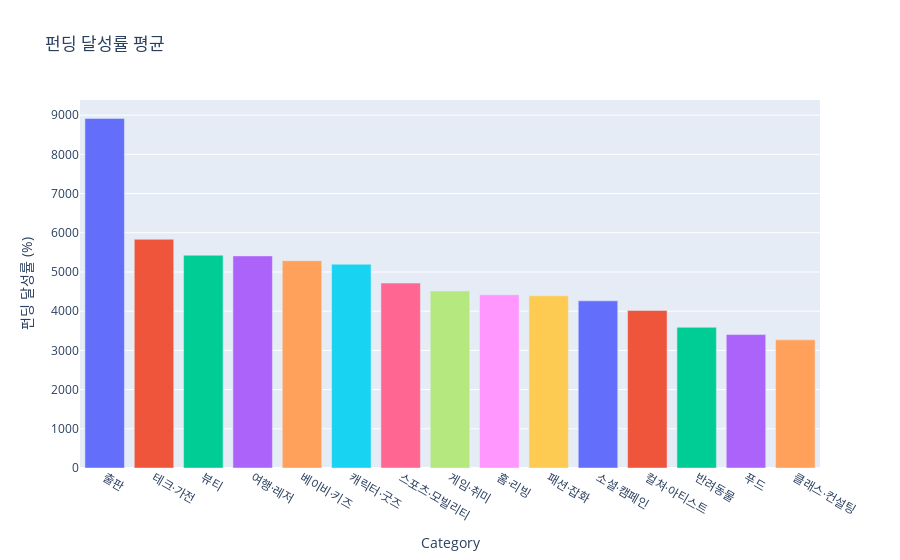
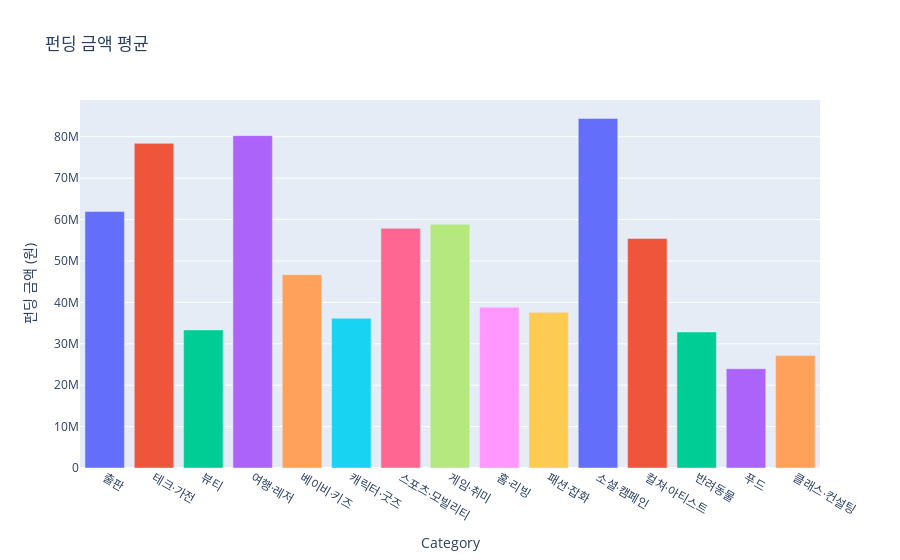
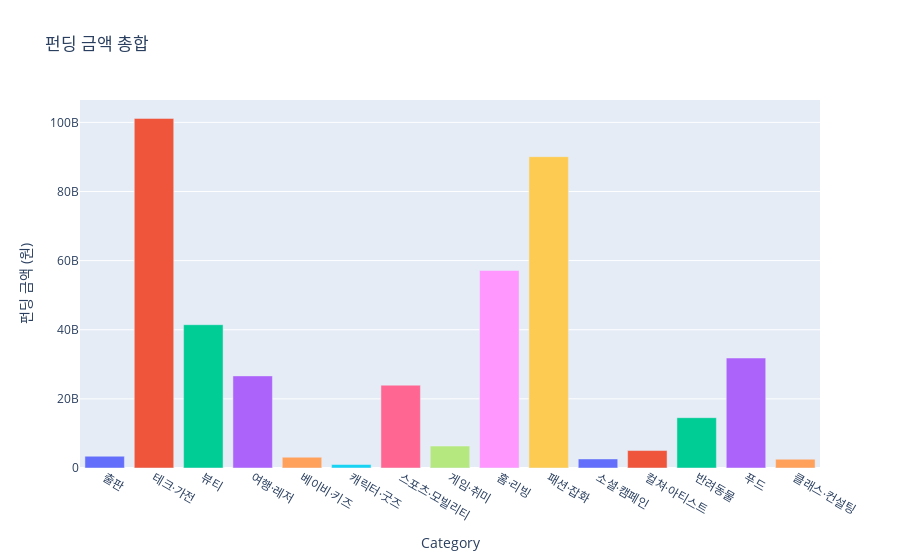
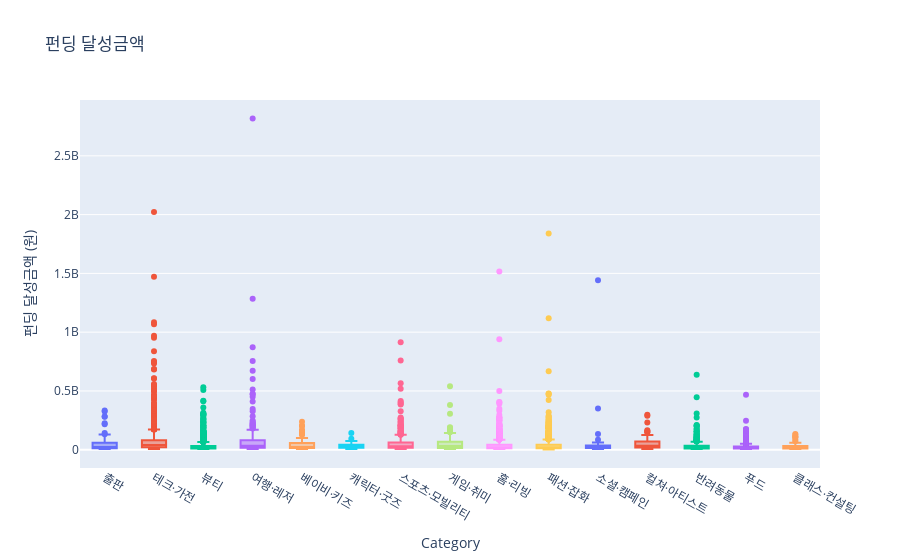

Source (notebook cell) for these figures, in order:
### Code cell
fig = px.bar(df_group, x="Category", y="FundPercentage", color="Category", title="펀딩 달성률 평균")
# fig = px.bar(df_group, x="Category", y="FundPercentage", color_discrete_sequence=color_scale, title="펀딩 달성률")
fig.update_layout(showlegend=False, yaxis_title="펀딩 달성률 (%)")
fig.show()

fig2 = px.bar(df_group, x="Category", y="FundAmount", color="Category", title="펀딩 금액 평균")
fig2.update_layout(showlegend=False, yaxis_title="펀딩 금액 (원)")
fig2.show()

fig3 = px.bar(df_group_sum, x="Category", y="FundAmount", color="Category", title="펀딩 금액 총합")
fig3.update_layout(showlegend=False, yaxis_title="펀딩 금액 (원)")
fig3.show()

fig4 = px.box(df_raw, x="Category", y="FundAmount", color="Category", title="펀딩 달성금액")
fig4.update_layout(showlegend=False, yaxis_title="펀딩 달성금액 (원)")
fig4.show()

### Figure 1 — Plotly figure (JSON) as saved in the notebook; plotly's stock layout.template omitted (floating-point values rounded to 4 significant figures)
{"data": [{"alignmentgroup": "True", "hovertemplate": "Category=%{x}<br>FundPercentage=%{y}<extra></extra>", "legendgroup": "출판", "marker": {"color": "#636efa", "pattern": {"shape": ""}}, "name": "출판", "offsetgroup": "출판", "orientation": "v", "showlegend": true, "textposition": "auto", "type": "bar", "x": ["출판"], "xaxis": "x", "y": [8917.0], "yaxis": "y"}, {"alignmentgroup": "True", "hovertemplate": "Category=%{x}<br>FundPercentage=%{y}<extra></extra>", "legendgroup": "테크·가전", "marker": {"color": "#EF553B", "pattern": {"shape": ""}}, "name": "테크·가전", "offsetgroup": "테크·가전", "orientation": "v", "showlegend": true, "textposition": "auto", "type": "bar", "x": ["테크·가전"], "xaxis": "x", "y": [5834.0], "yaxis": "y"}, {"alignmentgroup": "True", "hovertemplate": "Category=%{x}<br>FundPercentage=%{y}<extra></extra>", "legendgroup": "뷰티", "marker": {"color": "#00cc96", "pattern": {"shape": ""}}, "name": "뷰티", "offsetgroup": "뷰티", "orientation": "v", "showlegend": true, "textposition": "auto", "type": "bar", "x": ["뷰티"], "xaxis": "x", "y": [5427.0], "yaxis": "y"}, {"alignmentgroup": "True", "hovertemplate": "Category=%{x}<br>FundPercentage=%{y}<extra></extra>", "legendgroup": "여행·레저", "marker": {"color": "#ab63fa", "pattern": {"shape": ""}}, "name": "여행·레저", "offsetgroup": "여행·레저", "orientation": "v", "showlegend": true, "textposition": "auto", "type": "bar", "x": ["여행·레저"], "xaxis": "x", "y": [5410.0], "yaxis": "y"}, {"alignmentgroup": "True", "hovertemplate": "Category=%{x}<br>FundPercentage=%{y}<extra></extra>", "legendgroup": "베이비·키즈", "marker": {"color": "#FFA15A", "pattern": {"shape": ""}}, "name": "베이비·키즈", "offsetgroup": "베이비·키즈", "orientation": "v", "showlegend": true, "textposition": "auto", "type": "bar", "x": ["베이비·키즈"], "xaxis": "x", "y": [5287.0], "yaxis": "y"}, {"alignmentgroup": "True", "hovertemplate": "Category=%{x}<br>FundPercentage=%{y}<extra></extra>", "legendgroup": "캐릭터·굿즈", "marker": {"color": "#19d3f3", "pattern": {"shape": ""}}, "name": "캐릭터·굿즈", "offsetgroup": "캐릭터·굿즈", "orientation": "v", "showlegend": true, "textposition": "auto", "type": "bar", "x": ["캐릭터·굿즈"], "xaxis": "x", "y": [5199.0], "yaxis": "y"}, {"alignmentgroup": "True", "hovertemplate": "Category=%{x}<br>FundPercentage=%{y}<extra></extra>", "legendgroup": "스포츠·모빌리티", "marker": {"color": "#FF6692", "pattern": {"shape": ""}}, "name": "스포츠·모빌리티", "offsetgroup": "스포츠·모빌리티", "orientation": "v", "showlegend": true, "textposition": "auto", "type": "bar", "x": ["스포츠·모빌리티"], "xaxis": "x", "y": [4717.0], "yaxis": "y"}, {"alignmentgroup": "True", "hovertemplate": "Category=%{x}<br>FundPercentage=%{y}<extra></extra>", "legendgroup": "게임·취미", "marker": {"color": "#B6E880", "pattern": {"shape": ""}}, "name": "게임·취미", "offsetgroup": "게임·취미", "orientation": "v", "showlegend": true, "textposition": "auto", "type": "bar", "x": ["게임·취미"], "xaxis": "x", "y": [4518.0], "yaxis": "y"}, {"alignmentgroup": "True", "hovertemplate": "Category=%{x}<br>FundPercentage=%{y}<extra></extra>", "legendgroup": "홈·리빙", "marker": {"color": "#FF97FF", "pattern": {"shape": ""}}, "name": "홈·리빙", "offsetgroup": "홈·리빙", "orientation": "v", "showlegend": true, "textposition": "auto", "type": "bar", "x": ["홈·리빙"], "xaxis": "x", "y": [4419.0], "yaxis": "y"}, {"alignmentgroup": "True", "hovertemplate": "Category=%{x}<br>FundPercentage=%{y}<extra></extra>", "legendgroup": "패션·잡화", "marker": {"color": "#FECB52", "pattern": {"shape": ""}}, "name": "패션·잡화", "offsetgroup": "패션·잡화", "orientation": "v", "showlegend": true, "textposition": "auto", "type": "bar", "x": ["패션·잡화"], "xaxis": "x", "y": [4393.0], "yaxis": "y"}, {"alignmentgroup": "True", "hovertemplate": "Category=%{x}<br>FundPercentage=%{y}<extra></extra>", "legendgroup": "소셜·캠페인", "marker": {"color": "#636efa", "pattern": {"shape": ""}}, "name": "소셜·캠페인", "offsetgroup": "소셜·캠페인", "orientation": "v", "showlegend": true, "textposition": "auto", "type": "bar", "x": ["소셜·캠페인"], "xaxis": "x", "y": [4264.0], "yaxis": "y"}, {"alignmentgroup": "True", "hovertemplate": "Category=%{x}<br>FundPercentage=%{y}<extra></extra>", "legendgroup": "컬쳐·아티스트", "marker": {"color": "#EF553B", "pattern": {"shape": ""}}, "name": "컬쳐·아티스트", "offsetgroup": "컬쳐·아티스트", "orientation": "v", "showlegend": true, "textposition": "auto", "type": "bar", "x": ["컬쳐·아티스트"], "xaxis": "x", "y": [4019.0], "yaxis": "y"}, {"alignmentgroup": "True", "hovertemplate": "Category=%{x}<br>FundPercentage=%{y}<extra></extra>", "legendgroup": "반려동물", "marker": {"color": "#00cc96", "pattern": {"shape": ""}}, "name": "반려동물", "offsetgroup": "반려동물", "orientation": "v", "showlegend": true, "textposition": "auto", "type": "bar", "x": ["반려동물"], "xaxis": "x", "y": [3589.0], "yaxis": "y"}, {"alignmentgroup": "True", "hovertemplate": "Category=%{x}<br>FundPercentage=%{y}<extra></extra>", "legendgroup": "푸드", "marker": {"color": "#ab63fa", "pattern": {"shape": ""}}, "name": "푸드", "offsetgroup": "푸드", "orientation": "v", "showlegend": true, "textposition": "auto", "type": "bar", "x": ["푸드"], "xaxis": "x", "y": [3403.0], "yaxis": "y"}, {"alignmentgroup": "True", "hovertemplate": "Category=%{x}<br>FundPercentage=%{y}<extra></extra>", "legendgroup": "클래스·컨설팅", "marker": {"color": "#FFA15A", "pattern": {"shape": ""}}, "name": "클래스·컨설팅", "offsetgroup": "클래스·컨설팅", "orientation": "v", "showlegend": true, "textposition": "auto", "type": "bar", "x": ["클래스·컨설팅"], "xaxis": "x", "y": [3268.0], "yaxis": "y"}], "layout": {"barmode": "relative", "legend": {"title": {"text": "Category"}, "tracegroupgap": 0}, "showlegend": false, "title": {"text": "펀딩 달성률 평균"}, "xaxis": {"anchor": "y", "categoryarray": ["출판", "테크·가전", "뷰티", "여행·레저", "베이비·키즈", "캐릭터·굿즈", "스포츠·모빌리티", "게임·취미", "홈·리빙", "패션·잡화", "소셜·캠페인", "컬쳐·아티스트", "반려동물", "푸드", "클래스·컨설팅"], "categoryorder": "array", "domain": [0, 1], "title": {"text": "Category"}}, "yaxis": {"anchor": "x", "domain": [0, 1], "title": {"text": "펀딩 달성률 (%)"}}}}

### Figure 2 — Plotly figure (JSON) as saved in the notebook; plotly's stock layout.template omitted (floating-point values rounded to 4 significant figures)
{"data": [{"alignmentgroup": "True", "hovertemplate": "Category=%{x}<br>FundAmount=%{y}<extra></extra>", "legendgroup": "출판", "marker": {"color": "#636efa", "pattern": {"shape": ""}}, "name": "출판", "offsetgroup": "출판", "orientation": "v", "showlegend": true, "textposition": "auto", "type": "bar", "x": ["출판"], "xaxis": "x", "y": [61934055], "yaxis": "y"}, {"alignmentgroup": "True", "hovertemplate": "Category=%{x}<br>FundAmount=%{y}<extra></extra>", "legendgroup": "테크·가전", "marker": {"color": "#EF553B", "pattern": {"shape": ""}}, "name": "테크·가전", "offsetgroup": "테크·가전", "orientation": "v", "showlegend": true, "textposition": "auto", "type": "bar", "x": ["테크·가전"], "xaxis": "x", "y": [78410000.0], "yaxis": "y"}, {"alignmentgroup": "True", "hovertemplate": "Category=%{x}<br>FundAmount=%{y}<extra></extra>", "legendgroup": "뷰티", "marker": {"color": "#00cc96", "pattern": {"shape": ""}}, "name": "뷰티", "offsetgroup": "뷰티", "orientation": "v", "showlegend": true, "textposition": "auto", "type": "bar", "x": ["뷰티"], "xaxis": "x", "y": [33350000.0], "yaxis": "y"}, {"alignmentgroup": "True", "hovertemplate": "Category=%{x}<br>FundAmount=%{y}<extra></extra>", "legendgroup": "여행·레저", "marker": {"color": "#ab63fa", "pattern": {"shape": ""}}, "name": "여행·레저", "offsetgroup": "여행·레저", "orientation": "v", "showlegend": true, "textposition": "auto", "type": "bar", "x": ["여행·레저"], "xaxis": "x", "y": [80280000.0], "yaxis": "y"}, {"alignmentgroup": "True", "hovertemplate": "Category=%{x}<br>FundAmount=%{y}<extra></extra>", "legendgroup": "베이비·키즈", "marker": {"color": "#FFA15A", "pattern": {"shape": ""}}, "name": "베이비·키즈", "offsetgroup": "베이비·키즈", "orientation": "v", "showlegend": true, "textposition": "auto", "type": "bar", "x": ["베이비·키즈"], "xaxis": "x", "y": [46680000.0], "yaxis": "y"}, {"alignmentgroup": "True", "hovertemplate": "Category=%{x}<br>FundAmount=%{y}<extra></extra>", "legendgroup": "캐릭터·굿즈", "marker": {"color": "#19d3f3", "pattern": {"shape": ""}}, "name": "캐릭터·굿즈", "offsetgroup": "캐릭터·굿즈", "orientation": "v", "showlegend": true, "textposition": "auto", "type": "bar", "x": ["캐릭터·굿즈"], "xaxis": "x", "y": [36170000.0], "yaxis": "y"}, {"alignmentgroup": "True", "hovertemplate": "Category=%{x}<br>FundAmount=%{y}<extra></extra>", "legendgroup": "스포츠·모빌리티", "marker": {"color": "#FF6692", "pattern": {"shape": ""}}, "name": "스포츠·모빌리티", "offsetgroup": "스포츠·모빌리티", "orientation": "v", "showlegend": true, "textposition": "auto", "type": "bar", "x": ["스포츠·모빌리티"], "xaxis": "x", "y": [57900000.0], "yaxis": "y"}, {"alignmentgroup": "True", "hovertemplate": "Category=%{x}<br>FundAmount=%{y}<extra></extra>", "legendgroup": "게임·취미", "marker": {"color": "#B6E880", "pattern": {"shape": ""}}, "name": "게임·취미", "offsetgroup": "게임·취미", "orientation": "v", "showlegend": true, "textposition": "auto", "type": "bar", "x": ["게임·취미"], "xaxis": "x", "y": [58890000.0], "yaxis": "y"}, {"alignmentgroup": "True", "hovertemplate": "Category=%{x}<br>FundAmount=%{y}<extra></extra>", "legendgroup": "홈·리빙", "marker": {"color": "#FF97FF", "pattern": {"shape": ""}}, "name": "홈·리빙", "offsetgroup": "홈·리빙", "orientation": "v", "showlegend": true, "textposition": "auto", "type": "bar", "x": ["홈·리빙"], "xaxis": "x", "y": [38830000.0], "yaxis": "y"}, {"alignmentgroup": "True", "hovertemplate": "Category=%{x}<br>FundAmount=%{y}<extra></extra>", "legendgroup": "패션·잡화", "marker": {"color": "#FECB52", "pattern": {"shape": ""}}, "name": "패션·잡화", "offsetgroup": "패션·잡화", "orientation": "v", "showlegend": true, "textposition": "auto", "type": "bar", "x": ["패션·잡화"], "xaxis": "x", "y": [37600000.0], "yaxis": "y"}, {"alignmentgroup": "True", "hovertemplate": "Category=%{x}<br>FundAmount=%{y}<extra></extra>", "legendgroup": "소셜·캠페인", "marker": {"color": "#636efa", "pattern": {"shape": ""}}, "name": "소셜·캠페인", "offsetgroup": "소셜·캠페인", "orientation": "v", "showlegend": true, "textposition": "auto", "type": "bar", "x": ["소셜·캠페인"], "xaxis": "x", "y": [84440000.0], "yaxis": "y"}, {"alignmentgroup": "True", "hovertemplate": "Category=%{x}<br>FundAmount=%{y}<extra></extra>", "legendgroup": "컬쳐·아티스트", "marker": {"color": "#EF553B", "pattern": {"shape": ""}}, "name": "컬쳐·아티스트", "offsetgroup": "컬쳐·아티스트", "orientation": "v", "showlegend": true, "textposition": "auto", "type": "bar", "x": ["컬쳐·아티스트"], "xaxis": "x", "y": [55450000.0], "yaxis": "y"}, {"alignmentgroup": "True", "hovertemplate": "Category=%{x}<br>FundAmount=%{y}<extra></extra>", "legendgroup": "반려동물", "marker": {"color": "#00cc96", "pattern": {"shape": ""}}, "name": "반려동물", "offsetgroup": "반려동물", "orientation": "v", "showlegend": true, "textposition": "auto", "type": "bar", "x": ["반려동물"], "xaxis": "x", "y": [32850000.0], "yaxis": "y"}, {"alignmentgroup": "True", "hovertemplate": "Category=%{x}<br>FundAmount=%{y}<extra></extra>", "legendgroup": "푸드", "marker": {"color": "#ab63fa", "pattern": {"shape": ""}}, "name": "푸드", "offsetgroup": "푸드", "orientation": "v", "showlegend": true, "textposition": "auto", "type": "bar", "x": ["푸드"], "xaxis": "x", "y": [23970000.0], "yaxis": "y"}, {"alignmentgroup": "True", "hovertemplate": "Category=%{x}<br>FundAmount=%{y}<extra></extra>", "legendgroup": "클래스·컨설팅", "marker": {"color": "#FFA15A", "pattern": {"shape": ""}}, "name": "클래스·컨설팅", "offsetgroup": "클래스·컨설팅", "orientation": "v", "showlegend": true, "textposition": "auto", "type": "bar", "x": ["클래스·컨설팅"], "xaxis": "x", "y": [27150000.0], "yaxis": "y"}], "layout": {"barmode": "relative", "legend": {"title": {"text": "Category"}, "tracegroupgap": 0}, "showlegend": false, "title": {"text": "펀딩 금액 평균"}, "xaxis": {"anchor": "y", "categoryarray": ["출판", "테크·가전", "뷰티", "여행·레저", "베이비·키즈", "캐릭터·굿즈", "스포츠·모빌리티", "게임·취미", "홈·리빙", "패션·잡화", "소셜·캠페인", "컬쳐·아티스트", "반려동물", "푸드", "클래스·컨설팅"], "categoryorder": "array", "domain": [0, 1], "title": {"text": "Category"}}, "yaxis": {"anchor": "x", "domain": [0, 1], "title": {"text": "펀딩 금액 (원)"}}}}

### Figure 3 — Plotly figure (JSON) as saved in the notebook; plotly's stock layout.template omitted (floating-point values rounded to 4 significant figures)
{"data": [{"alignmentgroup": "True", "hovertemplate": "Category=%{x}<br>FundAmount=%{y}<extra></extra>", "legendgroup": "출판", "marker": {"color": "#636efa", "pattern": {"shape": ""}}, "name": "출판", "offsetgroup": "출판", "orientation": "v", "showlegend": true, "textposition": "auto", "type": "bar", "x": ["출판"], "xaxis": "x", "y": [3406373025], "yaxis": "y"}, {"alignmentgroup": "True", "hovertemplate": "Category=%{x}<br>FundAmount=%{y}<extra></extra>", "legendgroup": "테크·가전", "marker": {"color": "#EF553B", "pattern": {"shape": ""}}, "name": "테크·가전", "offsetgroup": "테크·가전", "orientation": "v", "showlegend": true, "textposition": "auto", "type": "bar", "x": ["테크·가전"], "xaxis": "x", "y": [101146987076], "yaxis": "y"}, {"alignmentgroup": "True", "hovertemplate": "Category=%{x}<br>FundAmount=%{y}<extra></extra>", "legendgroup": "뷰티", "marker": {"color": "#00cc96", "pattern": {"shape": ""}}, "name": "뷰티", "offsetgroup": "뷰티", "orientation": "v", "showlegend": true, "textposition": "auto", "type": "bar", "x": ["뷰티"], "xaxis": "x", "y": [41457127598], "yaxis": "y"}, {"alignmentgroup": "True", "hovertemplate": "Category=%{x}<br>FundAmount=%{y}<extra></extra>", "legendgroup": "여행·레저", "marker": {"color": "#ab63fa", "pattern": {"shape": ""}}, "name": "여행·레저", "offsetgroup": "여행·레저", "orientation": "v", "showlegend": true, "textposition": "auto", "type": "bar", "x": ["여행·레저"], "xaxis": "x", "y": [26651461742], "yaxis": "y"}, {"alignmentgroup": "True", "hovertemplate": "Category=%{x}<br>FundAmount=%{y}<extra></extra>", "legendgroup": "베이비·키즈", "marker": {"color": "#FFA15A", "pattern": {"shape": ""}}, "name": "베이비·키즈", "offsetgroup": "베이비·키즈", "orientation": "v", "showlegend": true, "textposition": "auto", "type": "bar", "x": ["베이비·키즈"], "xaxis": "x", "y": [3127504001], "yaxis": "y"}, {"alignmentgroup": "True", "hovertemplate": "Category=%{x}<br>FundAmount=%{y}<extra></extra>", "legendgroup": "캐릭터·굿즈", "marker": {"color": "#19d3f3", "pattern": {"shape": ""}}, "name": "캐릭터·굿즈", "offsetgroup": "캐릭터·굿즈", "orientation": "v", "showlegend": true, "textposition": "auto", "type": "bar", "x": ["캐릭터·굿즈"], "xaxis": "x", "y": [1012642059], "yaxis": "y"}, {"alignmentgroup": "True", "hovertemplate": "Category=%{x}<br>FundAmount=%{y}<extra></extra>", "legendgroup": "스포츠·모빌리티", "marker": {"color": "#FF6692", "pattern": {"shape": ""}}, "name": "스포츠·모빌리티", "offsetgroup": "스포츠·모빌리티", "orientation": "v", "showlegend": true, "textposition": "auto", "type": "bar", "x": ["스포츠·모빌리티"], "xaxis": "x", "y": [23970784036], "yaxis": "y"}, {"alignmentgroup": "True", "hovertemplate": "Category=%{x}<br>FundAmount=%{y}<extra></extra>", "legendgroup": "게임·취미", "marker": {"color": "#B6E880", "pattern": {"shape": ""}}, "name": "게임·취미", "offsetgroup": "게임·취미", "orientation": "v", "showlegend": true, "textposition": "auto", "type": "bar", "x": ["게임·취미"], "xaxis": "x", "y": [6359821728], "yaxis": "y"}, {"alignmentgroup": "True", "hovertemplate": "Category=%{x}<br>FundAmount=%{y}<extra></extra>", "legendgroup": "홈·리빙", "marker": {"color": "#FF97FF", "pattern": {"shape": ""}}, "name": "홈·리빙", "offsetgroup": "홈·리빙", "orientation": "v", "showlegend": true, "textposition": "auto", "type": "bar", "x": ["홈·리빙"], "xaxis": "x", "y": [57150661709], "yaxis": "y"}, {"alignmentgroup": "True", "hovertemplate": "Category=%{x}<br>FundAmount=%{y}<extra></extra>", "legendgroup": "패션·잡화", "marker": {"color": "#FECB52", "pattern": {"shape": ""}}, "name": "패션·잡화", "offsetgroup": "패션·잡화", "orientation": "v", "showlegend": true, "textposition": "auto", "type": "bar", "x": ["패션·잡화"], "xaxis": "x", "y": [90078383283], "yaxis": "y"}, {"alignmentgroup": "True", "hovertemplate": "Category=%{x}<br>FundAmount=%{y}<extra></extra>", "legendgroup": "소셜·캠페인", "marker": {"color": "#636efa", "pattern": {"shape": ""}}, "name": "소셜·캠페인", "offsetgroup": "소셜·캠페인", "orientation": "v", "showlegend": true, "textposition": "auto", "type": "bar", "x": ["소셜·캠페인"], "xaxis": "x", "y": [2617636150], "yaxis": "y"}, {"alignmentgroup": "True", "hovertemplate": "Category=%{x}<br>FundAmount=%{y}<extra></extra>", "legendgroup": "컬쳐·아티스트", "marker": {"color": "#EF553B", "pattern": {"shape": ""}}, "name": "컬쳐·아티스트", "offsetgroup": "컬쳐·아티스트", "orientation": "v", "showlegend": true, "textposition": "auto", "type": "bar", "x": ["컬쳐·아티스트"], "xaxis": "x", "y": [5045967894], "yaxis": "y"}, {"alignmentgroup": "True", "hovertemplate": "Category=%{x}<br>FundAmount=%{y}<extra></extra>", "legendgroup": "반려동물", "marker": {"color": "#00cc96", "pattern": {"shape": ""}}, "name": "반려동물", "offsetgroup": "반려동물", "orientation": "v", "showlegend": true, "textposition": "auto", "type": "bar", "x": ["반려동물"], "xaxis": "x", "y": [14552265006], "yaxis": "y"}, {"alignmentgroup": "True", "hovertemplate": "Category=%{x}<br>FundAmount=%{y}<extra></extra>", "legendgroup": "푸드", "marker": {"color": "#ab63fa", "pattern": {"shape": ""}}, "name": "푸드", "offsetgroup": "푸드", "orientation": "v", "showlegend": true, "textposition": "auto", "type": "bar", "x": ["푸드"], "xaxis": "x", "y": [31826106222], "yaxis": "y"}, {"alignmentgroup": "True", "hovertemplate": "Category=%{x}<br>FundAmount=%{y}<extra></extra>", "legendgroup": "클래스·컨설팅", "marker": {"color": "#FFA15A", "pattern": {"shape": ""}}, "name": "클래스·컨설팅", "offsetgroup": "클래스·컨설팅", "orientation": "v", "showlegend": true, "textposition": "auto", "type": "bar", "x": ["클래스·컨설팅"], "xaxis": "x", "y": [2551662908], "yaxis": "y"}], "layout": {"barmode": "relative", "legend": {"title": {"text": "Category"}, "tracegroupgap": 0}, "showlegend": false, "title": {"text": "펀딩 금액 총합"}, "xaxis": {"anchor": "y", "categoryarray": ["출판", "테크·가전", "뷰티", "여행·레저", "베이비·키즈", "캐릭터·굿즈", "스포츠·모빌리티", "게임·취미", "홈·리빙", "패션·잡화", "소셜·캠페인", "컬쳐·아티스트", "반려동물", "푸드", "클래스·컨설팅"], "categoryorder": "array", "domain": [0, 1], "title": {"text": "Category"}}, "yaxis": {"anchor": "x", "domain": [0, 1], "title": {"text": "펀딩 금액 (원)"}}}}

### Figure 4 — Plotly figure (JSON) as saved in the notebook; plotly's stock layout.template omitted (floating-point values rounded to 4 significant figures; data arrays with more than 128 entries replaced by an {"elided": "..."} marker saying what was removed)
{"data": [{"alignmentgroup": "True", "hovertemplate": "Category=%{x}<br>FundAmount=%{y}<extra></extra>", "legendgroup": "출판", "marker": {"color": "#636efa"}, "name": "출판", "notched": false, "offsetgroup": "출판", "orientation": "v", "showlegend": true, "type": "box", "x": ["출판", "출판", "출판", "출판", "출판", "출판", "출판", "출판", "출판", "출판", "출판", "출판", "출판", "출판", "출판", "출판", "출판", "출판", "출판", "출판", "출판", "출판", "출판", "출판", "출판", "출판", "출판", "출판", "출판", "출판", "출판", "출판", "출판", "출판", "출판", "출판", "출판", "출판", "출판", "출판", "출판", "출판", "출판", "출판", "출판", "출판", "출판", "출판", "출판", "출판", "출판", "출판", "출판", "출판", "출판"], "x0": " ", "xaxis": "x", "y": [105903469, 30272500, 7752500, 15121700, 22540000, 14509504, 7132600, 142047531, 19098000, 104344900, 32756000, 19495000, 110343850, 117321431, 131483900, 6702000, 279891777, 44743000, 6624567, 324131001, 6584000, 42022000, 27912500, 13516200, 129479500, 51290960, 45059000, 21278904, 18716000, 11120200, 9144700, 40738400, 22947300, 11564000, 8916800, 8918750, 11989000, 59036800, 24303661, 59739000, 226133000, 12455600, 8683000, 34554500, 12918100, 12919000, 23241900, 6567000, 30503000, 6485500, 6419001, 26030000, 216749270, 333098000, 283123249], "y0": " ", "yaxis": "y"}, {"alignmentgroup": "True", "hovertemplate": "Category=%{x}<br>FundAmount=%{y}<extra></extra>", "legendgroup": "테크·가전", "marker": {"color": "#EF553B"}, "name": "테크·가전", "notched": false, "offsetgroup": "테크·가전", "orientation": "v", "showlegend": true, "type": "box", "x": {"elided": "1290 str values"}, "x0": " ", "xaxis": "x", "y": {"elided": "1290 int values"}, "y0": " ", "yaxis": "y"}, {"alignmentgroup": "True", "hovertemplate": "Category=%{x}<br>FundAmount=%{y}<extra></extra>", "legendgroup": "뷰티", "marker": {"color": "#00cc96"}, "name": "뷰티", "notched": false, "offsetgroup": "뷰티", "orientation": "v", "showlegend": true, "type": "box", "x": {"elided": "1243 str values"}, "x0": " ", "xaxis": "x", "y": {"elided": "1243 int values"}, "y0": " ", "yaxis": "y"}, {"alignmentgroup": "True", "hovertemplate": "Category=%{x}<br>FundAmount=%{y}<extra></extra>", "legendgroup": "여행·레저", "marker": {"color": "#ab63fa"}, "name": "여행·레저", "notched": false, "offsetgroup": "여행·레저", "orientation": "v", "showlegend": true, "type": "box", "x": {"elided": "332 str values"}, "x0": " ", "xaxis": "x", "y": {"elided": "332 int values"}, "y0": " ", "yaxis": "y"}, {"alignmentgroup": "True", "hovertemplate": "Category=%{x}<br>FundAmount=%{y}<extra></extra>", "legendgroup": "베이비·키즈", "marker": {"color": "#FFA15A"}, "name": "베이비·키즈", "notched": false, "offsetgroup": "베이비·키즈", "orientation": "v", "showlegend": true, "type": "box", "x": ["베이비·키즈", "베이비·키즈", "베이비·키즈", "베이비·키즈", "베이비·키즈", "베이비·키즈", "베이비·키즈", "베이비·키즈", "베이비·키즈", "베이비·키즈", "베이비·키즈", "베이비·키즈", "베이비·키즈", "베이비·키즈", "베이비·키즈", "베이비·키즈", "베이비·키즈", "베이비·키즈", "베이비·키즈", "베이비·키즈", "베이비·키즈", "베이비·키즈", "베이비·키즈", "베이비·키즈", "베이비·키즈", "베이비·키즈", "베이비·키즈", "베이비·키즈", "베이비·키즈", "베이비·키즈", "베이비·키즈", "베이비·키즈", "베이비·키즈", "베이비·키즈", "베이비·키즈", "베이비·키즈", "베이비·키즈", "베이비·키즈", "베이비·키즈", "베이비·키즈", "베이비·키즈", "베이비·키즈", "베이비·키즈", "베이비·키즈", "베이비·키즈", "베이비·키즈", "베이비·키즈", "베이비·키즈", "베이비·키즈", "베이비·키즈", "베이비·키즈", "베이비·키즈", "베이비·키즈", "베이비·키즈", "베이비·키즈", "베이비·키즈", "베이비·키즈", "베이비·키즈", "베이비·키즈", "베이비·키즈", "베이비·키즈", "베이비·키즈", "베이비·키즈", "베이비·키즈", "베이비·키즈", "베이비·키즈", "베이비·키즈"], "x0": " ", "xaxis": "x", "y": [36726000, 146891610, 81531000, 7881000, 168048001, 18522000, 6673300, 32034600, 15075100, 238283100, 6606000, 18060500, 127580500, 30097500, 10556440, 79455000, 8029400, 32435000, 30539500, 7750400, 17702000, 7058000, 30028000, 15868500, 14242000, 15936000, 134692600, 17307520, 61579000, 56212000, 11694300, 16523000, 10076230, 27882000, 41819500, 14140000, 44068200, 48550000, 14140200, 12060000, 60941000, 15187700, 58111380, 98897400, 163872500, 7688520, 11122000, 6555500, 6483300, 51037600, 85677000, 16300000, 16794600, 205348100, 16782500, 24221400, 74316000, 14335000, 8657100, 133065200, 22566000, 20485000, 15338500, 46689000, 20758600, 199501100, 12417000], "y0": " ", "yaxis": "y"}, {"alignmentgroup": "True", "hovertemplate": "Category=%{x}<br>FundAmount=%{y}<extra></extra>", "legendgroup": "캐릭터·굿즈", "marker": {"color": "#19d3f3"}, "name": "캐릭터·굿즈", "notched": false, "offsetgroup": "캐릭터·굿즈", "orientation": "v", "showlegend": true, "type": "box", "x": ["캐릭터·굿즈", "캐릭터·굿즈", "캐릭터·굿즈", "캐릭터·굿즈", "캐릭터·굿즈", "캐릭터·굿즈", "캐릭터·굿즈", "캐릭터·굿즈", "캐릭터·굿즈", "캐릭터·굿즈", "캐릭터·굿즈", "캐릭터·굿즈", "캐릭터·굿즈", "캐릭터·굿즈", "캐릭터·굿즈", "캐릭터·굿즈", "캐릭터·굿즈", "캐릭터·굿즈", "캐릭터·굿즈", "캐릭터·굿즈", "캐릭터·굿즈", "캐릭터·굿즈", "캐릭터·굿즈", "캐릭터·굿즈", "캐릭터·굿즈", "캐릭터·굿즈", "캐릭터·굿즈", "캐릭터·굿즈"], "x0": " ", "xaxis": "x", "y": [16379000, 17325835, 92481100, 8424000, 19881200, 34408000, 18950000, 142947277, 16303000, 26498000, 7062840, 15046600, 20737000, 38476000, 37818000, 43146000, 33296900, 31105000, 35432077, 46757500, 50850500, 45235000, 39232400, 73650000, 32131000, 15465000, 43302230, 10300600], "y0": " ", "yaxis": "y"}, {"alignmentgroup": "True", "hovertemplate": "Category=%{x}<br>FundAmount=%{y}<extra></extra>", "legendgroup": "스포츠·모빌리티", "marker": {"color": "#FF6692"}, "name": "스포츠·모빌리티", "notched": false, "offsetgroup": "스포츠·모빌리티", "orientation": "v", "showlegend": true, "type": "box", "x": {"elided": "414 str values"}, "x0": " ", "xaxis": "x", "y": {"elided": "414 int values"}, "y0": " ", "yaxis": "y"}, {"alignmentgroup": "True", "hovertemplate": "Category=%{x}<br>FundAmount=%{y}<extra></extra>", "legendgroup": "게임·취미", "marker": {"color": "#B6E880"}, "name": "게임·취미", "notched": false, "offsetgroup": "게임·취미", "orientation": "v", "showlegend": true, "type": "box", "x": ["게임·취미", "게임·취미", "게임·취미", "게임·취미", "게임·취미", "게임·취미", "게임·취미", "게임·취미", "게임·취미", "게임·취미", "게임·취미", "게임·취미", "게임·취미", "게임·취미", "게임·취미", "게임·취미", "게임·취미", "게임·취미", "게임·취미", "게임·취미", "게임·취미", "게임·취미", "게임·취미", "게임·취미", "게임·취미", "게임·취미", "게임·취미", "게임·취미", "게임·취미", "게임·취미", "게임·취미", "게임·취미", "게임·취미", "게임·취미", "게임·취미", "게임·취미", "게임·취미", "게임·취미", "게임·취미", "게임·취미", "게임·취미", "게임·취미", "게임·취미", "게임·취미", "게임·취미", "게임·취미", "게임·취미", "게임·취미", "게임·취미", "게임·취미", "게임·취미", "게임·취미", "게임·취미", "게임·취미", "게임·취미", "게임·취미", "게임·취미", "게임·취미", "게임·취미", "게임·취미", "게임·취미", "게임·취미", "게임·취미", "게임·취미", "게임·취미", "게임·취미", "게임·취미", "게임·취미", "게임·취미", "게임·취미", "게임·취미", "게임·취미", "게임·취미", "게임·취미", "게임·취미", "게임·취미", "게임·취미", "게임·취미", "게임·취미", "게임·취미", "게임·취미", "게임·취미", "게임·취미", "게임·취미", "게임·취미", "게임·취미", "게임·취미", "게임·취미", "게임·취미", "게임·취미", "게임·취미", "게임·취미", "게임·취미", "게임·취미", "게임·취미", "게임·취미", "게임·취미", "게임·취미", "게임·취미", "게임·취미", "게임·취미", "게임·취미", "게임·취미", "게임·취미", "게임·취미", "게임·취미", "게임·취미", "게임·취미"], "x0": " ", "xaxis": "x", "y": [28646000, 27589000, 17034000, 539921000, 50240000, 35100000, 24138700, 14899500, 38829000, 85811500, 29620000, 192134900, 30237000, 92606000, 15966000, 52553000, 6459700, 148742000, 10712000, 31352000, 8403600, 6789000, 306991000, 14706500, 50010400, 31274591, 46609400, 40660000, 103268000, 155269176, 132902000, 29989000, 49144990, 23130000, 29957000, 15120777, 131509310, 15289900, 18879200, 129008351, 62409000, 51622500, 155884800, 26303200, 73100000, 66353800, 7181500, 19670900, 45005000, 89720000, 7180500, 39321199, 23862000, 15898050, 93582100, 11551000, 46427500, 20321300, 97694000, 17642000, 13684000, 138121001, 11344250, 41577700, 35942500, 167739600, 7708000, 166578100, 41610987, 14039420, 15428000, 10554800, 35333000, 8074000, 10036200, 37041200, 29859800, 13589900, 72348200, 35800000, 18480000, 40110000, 134058500, 53630000, 22630000, 14742600, 11285500, 62351000, 20391600, 11480000, 12276900, 47736000, 12084000, 22620000, 64712000, 143304801, 20744000, 13190500, 27070500, 84569800, 15335322, 13651300, 381065803, 186097000, 134220000, 21506800, 67931000, 13902300], "y0": " ", "yaxis": "y"}, {"alignmentgroup": "True", "hovertemplate": "Category=%{x}<br>FundAmount=%{y}<extra></extra>", "legendgroup": "홈·리빙", "marker": {"color": "#FF97FF"}, "name": "홈·리빙", "notched": false, "offsetgroup": "홈·리빙", "orientation": "v", "showlegend": true, "type": "box", "x": {"elided": "1472 str values"}, "x0": " ", "xaxis": "x", "y": {"elided": "1472 int values"}, "y0": " ", "yaxis": "y"}, {"alignmentgroup": "True", "hovertemplate": "Category=%{x}<br>FundAmount=%{y}<extra></extra>", "legendgroup": "패션·잡화", "marker": {"color": "#FECB52"}, "name": "패션·잡화", "notched": false, "offsetgroup": "패션·잡화", "orientation": "v", "showlegend": true, "type": "box", "x": {"elided": "2396 str values"}, "x0": " ", "xaxis": "x", "y": {"elided": "2396 int values"}, "y0": " ", "yaxis": "y"}, {"alignmentgroup": "True", "hovertemplate": "Category=%{x}<br>FundAmount=%{y}<extra></extra>", "legendgroup": "소셜·캠페인", "marker": {"color": "#636efa"}, "name": "소셜·캠페인", "notched": false, "offsetgroup": "소셜·캠페인", "orientation": "v", "showlegend": true, "type": "box", "x": ["소셜·캠페인", "소셜·캠페인", "소셜·캠페인", "소셜·캠페인", "소셜·캠페인", "소셜·캠페인", "소셜·캠페인", "소셜·캠페인", "소셜·캠페인", "소셜·캠페인", "소셜·캠페인", "소셜·캠페인", "소셜·캠페인", "소셜·캠페인", "소셜·캠페인", "소셜·캠페인", "소셜·캠페인", "소셜·캠페인", "소셜·캠페인", "소셜·캠페인", "소셜·캠페인", "소셜·캠페인", "소셜·캠페인", "소셜·캠페인", "소셜·캠페인", "소셜·캠페인", "소셜·캠페인", "소셜·캠페인", "소셜·캠페인", "소셜·캠페인", "소셜·캠페인"], "x0": " ", "xaxis": "x", "y": [61130000, 16450000, 45078000, 31488100, 13818000, 27859200, 35747000, 1442114837, 8282000, 24578000, 351050000, 7360000, 84055000, 6954300, 36801000, 13084777, 7739500, 21871000, 20653000, 10738900, 18684800, 19831000, 20229536, 29150000, 15510000, 134000000, 15840100, 7254000, 37781000, 25238100, 27265000], "y0": " ", "yaxis": "y"}, {"alignmentgroup": "True", "hovertemplate": "Category=%{x}<br>FundAmount=%{y}<extra></extra>", "legendgroup": "컬쳐·아티스트", "marker": {"color": "#EF553B"}, "name": "컬쳐·아티스트", "notched": false, "offsetgroup": "컬쳐·아티스트", "orientation": "v", "showlegend": true, "type": "box", "x": ["컬쳐·아티스트", "컬쳐·아티스트", "컬쳐·아티스트", "컬쳐·아티스트", "컬쳐·아티스트", "컬쳐·아티스트", "컬쳐·아티스트", "컬쳐·아티스트", "컬쳐·아티스트", "컬쳐·아티스트", "컬쳐·아티스트", "컬쳐·아티스트", "컬쳐·아티스트", "컬쳐·아티스트", "컬쳐·아티스트", "컬쳐·아티스트", "컬쳐·아티스트", "컬쳐·아티스트", "컬쳐·아티스트", "컬쳐·아티스트", "컬쳐·아티스트", "컬쳐·아티스트", "컬쳐·아티스트", "컬쳐·아티스트", "컬쳐·아티스트", "컬쳐·아티스트", "컬쳐·아티스트", "컬쳐·아티스트", "컬쳐·아티스트", "컬쳐·아티스트", "컬쳐·아티스트", "컬쳐·아티스트", "컬쳐·아티스트", "컬쳐·아티스트", "컬쳐·아티스트", "컬쳐·아티스트", "컬쳐·아티스트", "컬쳐·아티스트", "컬쳐·아티스트", "컬쳐·아티스트", "컬쳐·아티스트", "컬쳐·아티스트", "컬쳐·아티스트", "컬쳐·아티스트", "컬쳐·아티스트", "컬쳐·아티스트", "컬쳐·아티스트", "컬쳐·아티스트", "컬쳐·아티스트", "컬쳐·아티스트", "컬쳐·아티스트", "컬쳐·아티스트", "컬쳐·아티스트", "컬쳐·아티스트", "컬쳐·아티스트", "컬쳐·아티스트", "컬쳐·아티스트", "컬쳐·아티스트", "컬쳐·아티스트", "컬쳐·아티스트", "컬쳐·아티스트", "컬쳐·아티스트", "컬쳐·아티스트", "컬쳐·아티스트", "컬쳐·아티스트", "컬쳐·아티스트", "컬쳐·아티스트", "컬쳐·아티스트", "컬쳐·아티스트", "컬쳐·아티스트", "컬쳐·아티스트", "컬쳐·아티스트", "컬쳐·아티스트", "컬쳐·아티스트", "컬쳐·아티스트", "컬쳐·아티스트", "컬쳐·아티스트", "컬쳐·아티스트", "컬쳐·아티스트", "컬쳐·아티스트", "컬쳐·아티스트", "컬쳐·아티스트", "컬쳐·아티스트", "컬쳐·아티스트", "컬쳐·아티스트", "컬쳐·아티스트", "컬쳐·아티스트", "컬쳐·아티스트", "컬쳐·아티스트", "컬쳐·아티스트", "컬쳐·아티스트"], "x0": " ", "xaxis": "x", "y": [16428000, 13235000, 16565000, 14540000, 71087501, 120162000, 26028000, 56006000, 34690000, 57761200, 30908000, 87819000, 149016000, 15120000, 119149000, 42007000, 9327000, 8214500, 87016000, 75374400, 18812000, 9670000, 62850000, 117211004, 61291000, 30450000, 82054000, 15680000, 297988000, 49222000, 159360501, 39448900, 17451000, 15709200, 27968000, 21542000, 34543000, 36014000, 165957000, 24820000, 78800000, 15159200, 27470000, 36340000, 15050000, 14104000, 67387777, 40734000, 27140000, 25860000, 70518000, 104940000, 17809600, 61665600, 20275800, 22390000, 67174000, 48350000, 83180000, 18492000, 66133000, 20300000, 34073000, 18490000, 116402000, 125751000, 150890000, 15653000, 65637000, 13733000, 40740000, 33070000, 16211000, 288943000, 11570000, 43700000, 27111000, 22340000, 7231111, 17560000, 46372800, 13527100, 15910000, 32550000, 41241000, 52919500, 230873000, 35121200, 31220000, 93800000, 115560000], "y0": " ", "yaxis": "y"}, {"alignmentgroup": "True", "hovertemplate": "Category=%{x}<br>FundAmount=%{y}<extra></extra>", "legendgroup": "반려동물", "marker": {"color": "#00cc96"}, "name": "반려동물", "notched": false, "offsetgroup": "반려동물", "orientation": "v", "showlegend": true, "type": "box", "x": {"elided": "443 str values"}, "x0": " ", "xaxis": "x", "y": {"elided": "443 int values"}, "y0": " ", "yaxis": "y"}, {"alignmentgroup": "True", "hovertemplate": "Category=%{x}<br>FundAmount=%{y}<extra></extra>", "legendgroup": "푸드", "marker": {"color": "#ab63fa"}, "name": "푸드", "notched": false, "offsetgroup": "푸드", "orientation": "v", "showlegend": true, "type": "box", "x": {"elided": "1328 str values"}, "x0": " ", "xaxis": "x", "y": {"elided": "1328 int values"}, "y0": " ", "yaxis": "y"}, {"alignmentgroup": "True", "hovertemplate": "Category=%{x}<br>FundAmount=%{y}<extra></extra>", "legendgroup": "클래스·컨설팅", "marker": {"color": "#FFA15A"}, "name": "클래스·컨설팅", "notched": false, "offsetgroup": "클래스·컨설팅", "orientation": "v", "showlegend": true, "type": "box", "x": ["클래스·컨설팅", "클래스·컨설팅", "클래스·컨설팅", "클래스·컨설팅", "클래스·컨설팅", "클래스·컨설팅", "클래스·컨설팅", "클래스·컨설팅", "클래스·컨설팅", "클래스·컨설팅", "클래스·컨설팅", "클래스·컨설팅", "클래스·컨설팅", "클래스·컨설팅", "클래스·컨설팅", "클래스·컨설팅", "클래스·컨설팅", "클래스·컨설팅", "클래스·컨설팅", "클래스·컨설팅", "클래스·컨설팅", "클래스·컨설팅", "클래스·컨설팅", "클래스·컨설팅", "클래스·컨설팅", "클래스·컨설팅", "클래스·컨설팅", "클래스·컨설팅", "클래스·컨설팅", "클래스·컨설팅", "클래스·컨설팅", "클래스·컨설팅", "클래스·컨설팅", "클래스·컨설팅", "클래스·컨설팅", "클래스·컨설팅", "클래스·컨설팅", "클래스·컨설팅", "클래스·컨설팅", "클래스·컨설팅", "클래스·컨설팅", "클래스·컨설팅", "클래스·컨설팅", "클래스·컨설팅", "클래스·컨설팅", "클래스·컨설팅", "클래스·컨설팅", "클래스·컨설팅", "클래스·컨설팅", "클래스·컨설팅", "클래스·컨설팅", "클래스·컨설팅", "클래스·컨설팅", "클래스·컨설팅", "클래스·컨설팅", "클래스·컨설팅", "클래스·컨설팅", "클래스·컨설팅", "클래스·컨설팅", "클래스·컨설팅", "클래스·컨설팅", "클래스·컨설팅", "클래스·컨설팅", "클래스·컨설팅", "클래스·컨설팅", "클래스·컨설팅", "클래스·컨설팅", "클래스·컨설팅", "클래스·컨설팅", "클래스·컨설팅", "클래스·컨설팅", "클래스·컨설팅", "클래스·컨설팅", "클래스·컨설팅", "클래스·컨설팅", "클래스·컨설팅", "클래스·컨설팅", "클래스·컨설팅", "클래스·컨설팅", "클래스·컨설팅", "클래스·컨설팅", "클래스·컨설팅", "클래스·컨설팅", "클래스·컨설팅", "클래스·컨설팅", "클래스·컨설팅", "클래스·컨설팅", "클래스·컨설팅", "클래스·컨설팅", "클래스·컨설팅", "클래스·컨설팅", "클래스·컨설팅", "클래스·컨설팅", "클래스·컨설팅"], "x0": " ", "xaxis": "x", "y": [35355300, 16412400, 34173500, 10514000, 36324002, 24324000, 34895800, 12850000, 25944300, 20741500, 25001000, 7671000, 6822000, 15347200, 21245000, 8181000, 6427000, 21210000, 10404000, 46887000, 8290000, 16934500, 45076100, 127798000, 6801800, 60000000, 17150000, 7310000, 13318800, 44000000, 19391000, 111130000, 18189000, 52055880, 132934501, 7808000, 22220000, 40494000, 14422000, 22979000, 72114000, 42817100, 18403000, 7430000, 30199000, 6582000, 6580300, 54613000, 108548000, 22418000, 14947000, 13940000, 9454500, 18897000, 15716200, 15716200, 107346915, 18424000, 9791700, 29317400, 28176000, 31160100, 17195000, 10105600, 27151000, 17213400, 10091000, 17312200, 87785000, 7510000, 31564000, 17422900, 53134510, 10013000, 23881000, 8043000, 43382000, 21640400, 19602000, 15416000, 8991000, 8985000, 13785000, 10914000, 26811000, 16044000, 6884500, 18105000, 36195000, 9989000, 8043000, 17544400, 13365000, 25921000], "y0": " ", "yaxis": "y"}], "layout": {"boxmode": "overlay", "legend": {"title": {"text": "Category"}, "tracegroupgap": 0}, "showlegend": false, "title": {"text": "펀딩 달성금액"}, "xaxis": {"anchor": "y", "categoryarray": ["출판", "테크·가전", "뷰티", "여행·레저", "베이비·키즈", "캐릭터·굿즈", "스포츠·모빌리티", "게임·취미", "홈·리빙", "패션·잡화", "소셜·캠페인", "컬쳐·아티스트", "반려동물", "푸드", "클래스·컨설팅"], "categoryorder": "array", "domain": [0, 1], "title": {"text": "Category"}}, "yaxis": {"anchor": "x", "domain": [0, 1], "title": {"text": "펀딩 달성금액 (원)"}}}}
